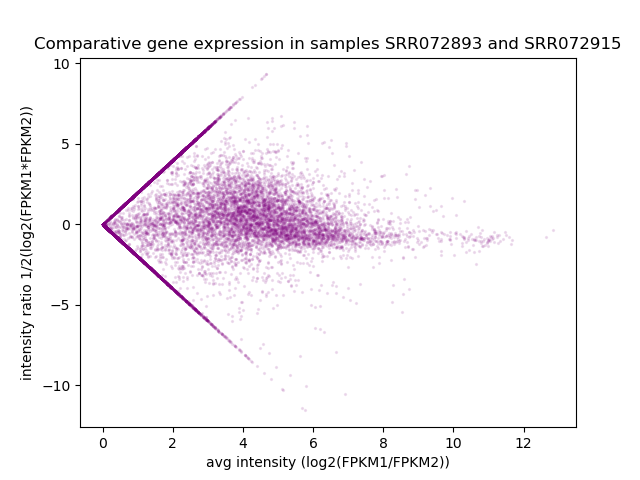

Python code for this plot:
#!/usr/bin/env python3

"""
Usage: ./ma_plot.py <ctab_file1> <ctab_file2>

Create an MA plot comparing FPKMs of the same transcript in two different .c_tab files
"""

import sys
import os
import pandas as pd
import numpy as np
import matplotlib.pyplot as plt

ctab1 = sys.argv[1]
ctab2 = sys.argv[2]

name1 = str(ctab1.split(os.sep)[-2])
name2 = str(ctab2.split(os.sep)[-2])

df1 = pd.read_csv(ctab1, sep="\t", index_col="t_name")
df2 = pd.read_csv(ctab2, sep="\t", index_col="t_name")

fpkms1 = df1.loc[:, "FPKM"]
fpkms2 = df2.loc[:, "FPKM"]

# log_df1 = np.log(fpkms1 + 1)
# log_df2 = np.log(fpkms2 + 1)

m = np.log2((fpkms1+1)/(fpkms2+1))
a = 0.5 * np.log2((fpkms1+1) * (fpkms2+ 1))

fig, (ax) = plt.subplots()
ax.scatter(a, m, alpha = 0.1, s=2, color="purple")
ax.set_title("Comparative gene expression in samples SRR072893 and SRR072915")
ax.set_xlabel("avg intensity (log2(FPKM1/FPKM2))")
ax.set_ylabel("intensity ratio 1/2(log2(FPKM1*FPKM2))")
fig.savefig("ma_plot.png")
plt.close()















